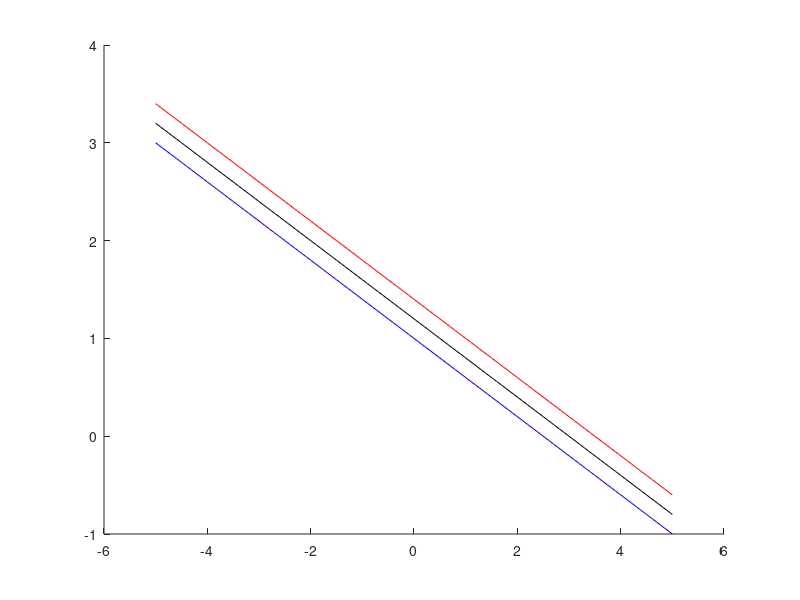

Here is the MATLAB script that generated this plot:

v = [2,5];

gamma = 6;


x1 = -5:0.1:5;


x2 = (gamma - v(1) * x1) / v(2);

hold on;

plot(x1, x2, 'k');

%Supporting hyperplanes
gammaPlus = gamma + 1;
gammaMinus = gamma - 1;

x2Plus = (gammaPlus - v(1) * x1) / v(2);
x2Minus = (gammaMinus - v(1) * x1) / v(2);

plot(x1, x2Plus, 'r');

plot(x1, x2Minus, 'b');
